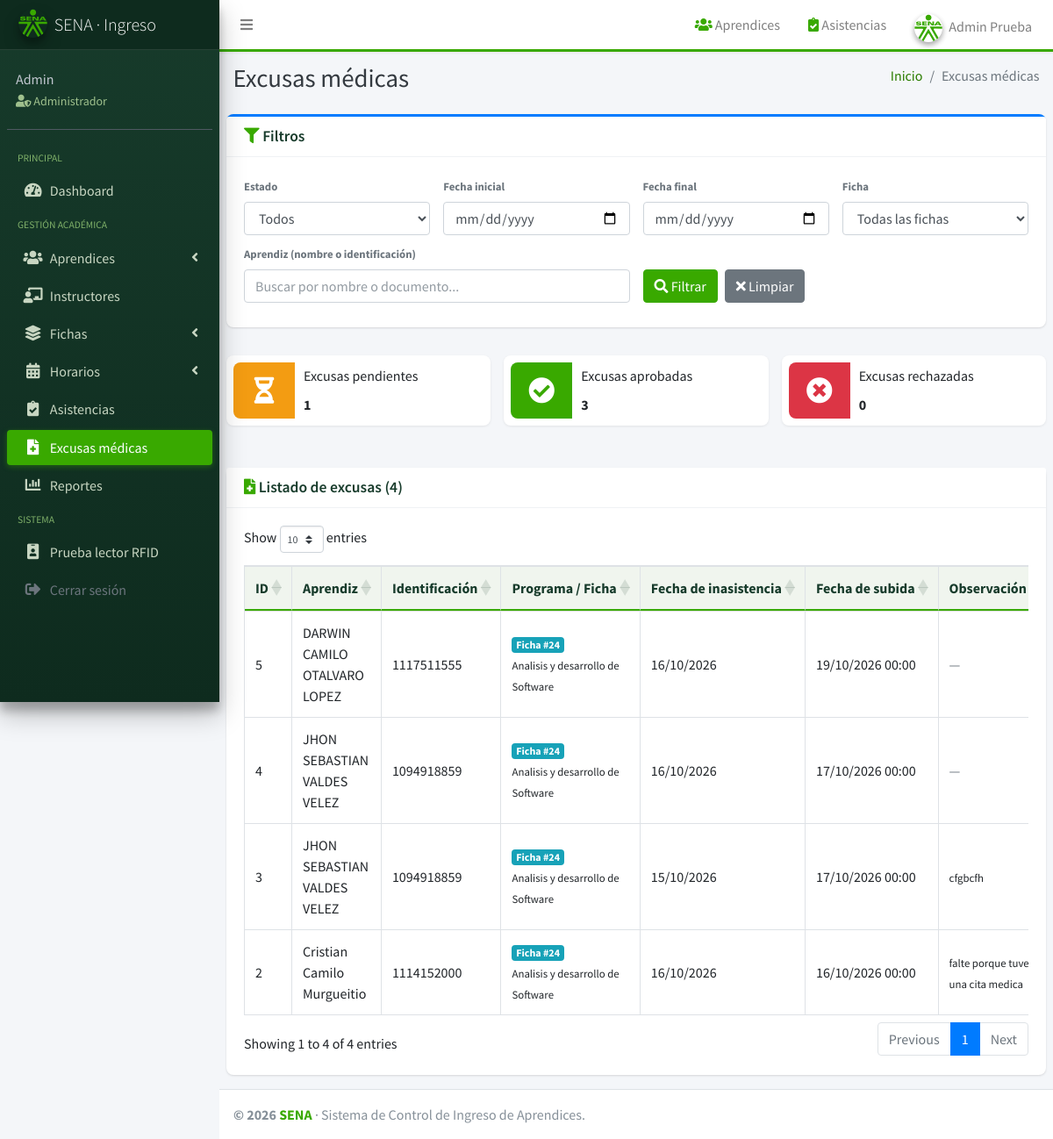
Screenshot of /views/admin/excusas/index.php (signed in) with the database file from the repository.
### tables this page shows
CREATE TABLE `excusa` (
  `id_excusa` int(11) NOT NULL AUTO_INCREMENT,
  `archivo` varchar(450) NOT NULL,
  `observacion` varchar(450) DEFAULT NULL,
  `estado` varchar(45) NOT NULL,
  `fecha_subida` date NOT NULL,
  `fecha_revision` date DEFAULT NULL,
  `fk_asistencia` int(11) NOT NULL,
  `fk_usuario_instructor` int(11) DEFAULT NULL,
  PRIMARY KEY (`id_excusa`),
  UNIQUE KEY `uq_excusa_asistencia` (`fk_asistencia`),
  KEY `fk_excusa_instructor` (`fk_usuario_instructor`),
  CONSTRAINT `fk_excusa_asistencia` FOREIGN KEY (`fk_asistencia`) REFERENCES `asistencia` (`id_asistencia`) ON UPDATE CASCADE,
  CONSTRAINT `fk_excusa_instructor` FOREIGN KEY (`fk_usuario_instructor`) REFERENCES `usuario` (`id_usuario`) ON UPDATE CASCADE
);

CREATE TABLE `usuario` (
  `id_usuario` int(11) NOT NULL AUTO_INCREMENT,
  `nombre_usuario` varchar(45) NOT NULL,
  `contrasena` varchar(400) NOT NULL,
  `nombre` varchar(45) NOT NULL,
  `apellido` varchar(45) NOT NULL,
  `tipo_documento` varchar(10) DEFAULT NULL,
  `identificacion` varchar(45) DEFAULT NULL,
  `telefono` varchar(45) DEFAULT NULL,
  `correo_electronico` varchar(100) DEFAULT NULL,
  `fk_rol` int(11) NOT NULL,
  `estado_invitacion_clave` enum('PENDIENTE','MANTENIDA','CAMBIADA') NOT NULL DEFAULT 'PENDIENTE',
  `fecha_resolucion_invitacion` datetime DEFAULT NULL,
  `fecha_ultimo_cambio_clave` datetime DEFAULT NULL,
  PRIMARY KEY (`id_usuario`),
  UNIQUE KEY `identificacion` (`identificacion`),
  KEY `fk_usuario_rol` (`fk_rol`),
  CONSTRAINT `fk_usuario_rol` FOREIGN KEY (`fk_rol`) REFERENCES `rol` (`id_rol`) ON UPDATE CASCADE
);

CREATE TABLE `ficha` (
  `id_ficha` int(11) NOT NULL AUTO_INCREMENT,
  `nombre_programa` varchar(100) NOT NULL,
  `jornada` varchar(45) NOT NULL,
  `ambiente_principal` varchar(100) DEFAULT NULL,
  `fk_usuario` int(11) NOT NULL,
  PRIMARY KEY (`id_ficha`),
  KEY `fk_ficha_usuario` (`fk_usuario`),
  CONSTRAINT `fk_ficha_usuario` FOREIGN KEY (`fk_usuario`) REFERENCES `usuario` (`id_usuario`) ON UPDATE CASCADE
);

CREATE TABLE `asistencia` (
  `id_asistencia` int(11) NOT NULL AUTO_INCREMENT,
  `fecha_asistencia` date NOT NULL,
  `entrada` datetime DEFAULT NULL,
  `salida` datetime DEFAULT NULL,
  `estado_entrada` varchar(45) DEFAULT NULL,
  `estado_salida` varchar(45) DEFAULT NULL,
  `minutos_retardo` int(11) NOT NULL DEFAULT 0,
  `minutos_salida_anticipada` int(11) NOT NULL DEFAULT 0,
  `fk_aprendiz` int(11) NOT NULL,
  `fk_sesion_jornada` int(11) DEFAULT NULL,
  PRIMARY KEY (`id_asistencia`),
  UNIQUE KEY `uq_asistencia_aprendiz_fecha` (`fk_aprendiz`,`fecha_asistencia`),
  KEY `idx_asistencia_sesion` (`fk_sesion_jornada`)
);

### views/admin/excusas/index.php (the view, shortened to what this page needs)
<?php
$conexion = (new Conexion())->conectar();
$filtroFechaIni = isset($_GET['fecha_inicio']) && $_GET['fecha_inicio'] !== '' ? $_GET['fecha_inicio'] : null;
$filtroFechaFin = isset($_GET['fecha_fin']) && $_GET['fecha_fin'] !== '' ? $_GET['fecha_fin'] : null;
$filtroAprendiz = isset($_GET['aprendiz']) && $_GET['aprendiz'] !== '' ? trim($_GET['aprendiz']) : null;
$where = [];
$params = [];
$whereSql = $where ? 'WHERE ' . implode(' AND ', $where) : '';
$sql = "
    SELECT
        e.id_excusa,
        e.archivo,
        e.observacion,
        e.estado,
        e.fecha_subida,
        e.fecha_revision,
        a.fecha_asistencia,
        CONCAT(u.nombre, CHAR(32), u.apellido) AS aprendiz,
        u.identificacion AS identificacion_aprendiz,
        f.id_ficha,
        f.nombre_programa,
        CONCAT(ui.nombre, CHAR(32), ui.apellido) AS instructor_revisor
    FROM excusa e
    INNER JOIN asistencia a ON a.id_asistencia = e.fk_asistencia
    INNER JOIN aprendiz ap ON ap.id_aprendiz = a.fk_aprendiz
    INNER JOIN usuario u ON u.id_usuario = ap.fk_usuario
    INNER JOIN ficha f ON f.id_ficha = ap.fk_ficha
    LEFT JOIN usuario ui ON ui.id_usuario = e.fk_usuario_instructor
    {$whereSql}
    ORDER BY e.fecha_subida DESC, e.id_excusa DESC
";
$consultaExcusas = $conexion->prepare($sql);
$consultaExcusas->execute($params);
$excusas = $consultaExcusas->fetchAll();
?>
<div class="row mb-3">
    <div class="col-12">
        <div class="card card-outline card-primary">
            <div class="card-header">
                <h3 class="card-title"><i class="fas fa-filter text-sena"></i> Filtros</h3>
            </div>
            <div class="card-body">
                <form method="get" class="row">
                    <div class="col-md-3 col-sm-6 mb-2">
                        <label class="small text-muted">Estado</label>
                        <select name="estado" class="form-control">
                            <option value="">Todos</option>
                        </select>
                    </div>
                    <div class="col-md-3 col-sm-6 mb-2">
                        <label class="small text-muted">Fecha inicial</label>
                        <input type="date" name="fecha_inicio" class="form-control" value="<?= htmlspecialchars($filtroFechaIni ?? '') ?>">
                    </div>
                    <div class="col-md-3 col-sm-6 mb-2">
                        <label class="small text-muted">Fecha final</label>
                        <input type="date" name="fecha_fin" class="form-control" value="<?= htmlspecialchars($filtroFechaFin ?? '') ?>">
                    </div>
                    <div class="col-md-3 col-sm-6 mb-2">
                        <label class="small text-muted">Ficha</label>
                        <select name="ficha" class="form-control">
                            <option value="">Todas las fichas</option>
                        </select>
                    </div>
                    <div class="col-md-6 col-sm-12 mb-2">
                        <label class="small text-muted">Aprendiz (nombre o identificación)</label>
                        <input type="text" name="aprendiz" class="form-control" placeholder="Buscar por nombre o documento..." value="<?= htmlspecialchars($filtroAprendiz ?? '') ?>">
                    </div>
                    <div class="col-md-6 col-sm-12 mb-2 d-flex align-items-end">
                        <button type="submit" class="btn btn-primary mr-2"><i class="fas fa-search"></i> Filtrar</button>
                        <a href="<?= RUTA_BASE ?>views/admin/excusas/index.php" class="btn btn-secondary"><i class="fas fa-times"></i> Limpiar</a>
                    </div>
                </form>
            </div>
        </div>
    </div>
</div>
<div class="row mb-3">
    <?php
    $pendientes = 0; $aprobadas = 0; $rechazadas = 0;
    foreach ($excusas as $excusa) {
        if ($excusa['estado'] === 'PENDIENTE') { $pendientes++; }
        if ($excusa['estado'] === 'APROBADA')  { $aprobadas++; }
    }
    ?>
    <div class="col-lg-4 col-md-6 col-sm-12 mb-3">
        <div class="info-box info-box-amarillo">
            <span class="info-box-icon"><i class="fas fa-hourglass-half"></i></span>
            <div class="info-box-content">
                <span class="info-box-text">Excusas pendientes</span>
                <span class="info-box-number"><?= $pendientes ?></span>
            </div>
        </div>
    </div>
    <div class="col-lg-4 col-md-6 col-sm-12 mb-3">
        <div class="info-box info-box-sena">
            <span class="info-box-icon"><i class="fas fa-check-circle"></i></span>
            <div class="info-box-content">
                <span class="info-box-text">Excusas aprobadas</span>
                <span class="info-box-number"><?= $aprobadas ?></span>
            </div>
        </div>
    </div>
    <div class="col-lg-4 col-md-6 col-sm-12 mb-3">
        <div class="info-box info-box-rojo">
            <span class="info-box-icon"><i class="fas fa-times-circle"></i></span>
            <div class="info-box-content">
                <span class="info-box-text">Excusas rechazadas</span>
                <span class="info-box-number"><?= $rechazadas ?></span>
            </div>
        </div>
    </div>
</div>
<div class="card">
    <div class="card-header">
        <h3 class="card-title"><i class="fas fa-file-medical text-sena"></i> Listado de excusas (<?= count($excusas) ?>)</h3>
    </div>
    <div class="card-body">
        <div class="table-responsive">
            <table class="table table-hover table-bordered tabla-datos" data-empty-message="No se encontraron excusas con los filtros actuales.">
                <thead>
                    <tr>
                        <th>ID</th>
                        <th>Aprendiz</th>
                        <th>Identificación</th>
                        <th>Programa / Ficha</th>
                        <th>Fecha de inasistencia</th>
                        <th>Fecha de subida</th>
                        <th>Observación</th>
                    </tr>
                </thead>
                <tbody>
                    <?php if (!empty($excusas)): ?>
                        <?php foreach ($excusas as $excusa): ?>
                            <tr>
                                <td><?= htmlspecialchars($excusa['id_excusa']) ?></td>
                                <td><?= htmlspecialchars($excusa['aprendiz']) ?></td>
                                <td><?= htmlspecialchars($excusa['identificacion_aprendiz']) ?></td>
                                <td>
                                    <span class="badge badge-info">Ficha #<?= htmlspecialchars($excusa['id_ficha']) ?></span>
                                    <br><small><?= htmlspecialchars($excusa['nombre_programa']) ?></small>
                                </td>
                                <td><?= htmlspecialchars(date('d/m/Y', strtotime($excusa['fecha_asistencia']))) ?></td>
                                <td><?= htmlspecialchars(date('d/m/Y H:i', strtotime($excusa['fecha_subida']))) ?></td>
                                <td>
                                    <?php if (!empty($excusa['observacion'])): ?>
                                        <span class="small"><?= htmlspecialchars($excusa['observacion']) ?></span>
                                    <?php else: ?>
                                        <span class="text-muted">&mdash;</span>
                                    <?php endif; ?>
                                </td>
                            </tr>
                        <?php endforeach; ?>
                    <?php endif; ?>
                </tbody>
            </table>
        </div>
    </div>
</div>
<?php
include __DIR__ . '/../../layouts/layout_admin.php';

### assets/css/custom.css (style rules this page uses)
:root { --sena-verde: #39a900; --sena-verde-oscuro: #2b7d00; --sena-verde-claro: #eaf6e3; --sena-verde-oscuro-fondo: #143a2a; --sena-gris: #6c757d; }
.text-sena { color: var(--sena-verde) !important; }
* { scrollbar-width: thin; scrollbar-color: var(--sena-verde) #f1f5f9; }
body { background-color: #f4f6f9; font-family: "Source Sans Pro", -apple-system, BlinkMacSystemFont, "Segoe UI", Roboto, Arial, sans-serif; }
.btn-primary, .btn-success { background-color: var(--sena-verde); border-color: var(--sena-verde); color: #ffffff; }
.card { border-radius: 8px; border: 0; box-shadow: 0 1px 3px rgba(0, 0, 0, 0.08), 0 1px 2px rgba(0, 0, 0, 0.06); }
.card-header { background-color: #ffffff; border-bottom: 1px solid #f0f2f5; }
.card-header .card-title { color: #173b2b; font-weight: 600; }
.info-box { border-radius: 8px; box-shadow: 0 1px 3px rgba(0, 0, 0, 0.08); }
.info-box .info-box-icon { border-radius: 8px 0 0 8px; }
.info-box-sena { background: #ffffff; }
.info-box-sena .info-box-icon { background: var(--sena-verde); color: #fff; }
.info-box-amarillo .info-box-icon { background: #f39c12; color: #fff; }
.info-box-rojo .info-box-icon { background: #dc3545; color: #fff; }
.table thead th { background-color: #f0f5ee; color: #173b2b; border-bottom: 2px solid var(--sena-verde); white-space: nowrap; }
.table td { vertical-align: middle; }

### assets/css/calendario.css (style rules this page uses)
:root { --cal-bg-main: #ffffff; --cal-bg-card: #ffffff; --cal-bg-header: #f8fafc; --cal-bg-hours: #f8fafc; --cal-border-grid: #e2e8f0; --cal-border-subtle: #f1f5f9; --cal-text-main: #1e293b; --cal-text-muted: #64748b; --cal-text-dim: #94a3b8; --cal-sena-green: #39a900; --cal-sena-green-dark: #2b7d00; --cal-sena-green-light: #eaf6e3; --cal-sena-green-mint: #f0fdf4; --cal-block-bg: #eaf6e3; --cal-block-bg-gradient: linear-gradient(135deg, #f0fdf4 0%, #eaf6e3 100%); --cal-block-border: #bbf7d0; --cal-block-highlight: #39a900; --cal-block-title: #143a2a; --cal-block-badge: #166534; --cal-block-meta: #15803d; --cal-row-height: 64px; }

### views/layouts/header.php (style rules this page uses)
html { scroll-behavior: smooth; }

### rows the page displays
excusa: id_excusa "5", aprendiz "DARWIN CAMILO OTALVARO LOPEZ", usuario.identificacion "1117511555", ficha.id_ficha "24", ficha.nombre_programa "Analisis y desarrollo de Software", fk_asistencia.fecha_asistencia "16/10/2026", fecha_subida "19/10/2026 00:00"
excusa: id_excusa "4", aprendiz "JHON SEBASTIAN VALDES VELEZ", usuario.identificacion "1094918859", ficha.id_ficha "24", ficha.nombre_programa "Analisis y desarrollo de Software", fk_asistencia.fecha_asistencia "16/10/2026", fecha_subida "17/10/2026 00:00"
excusa: id_excusa "3", aprendiz "JHON SEBASTIAN VALDES VELEZ", usuario.identificacion "1094918859", ficha.id_ficha "24", ficha.nombre_programa "Analisis y desarrollo de Software", fk_asistencia.fecha_asistencia "15/10/2026", fecha_subida "17/10/2026 00:00", observacion "cfgbcfh"
excusa: id_excusa "2", aprendiz "Cristian Camilo Murgueitio", usuario.identificacion "1114152000", ficha.id_ficha "24", ficha.nombre_programa "Analisis y desarrollo de Software", fk_asistencia.fecha_asistencia "16/10/2026", fecha_subida "16/10/2026 00:00", observacion "falte porque tuve una cita medica"

### other values shown
$enlace['texto'] "Aprendices"
$enlace['texto'] "Asistencias"
$nombreUsuarioActual "Admin Prueba"
$nombreUsuarioActual "Admin"
$nombreRolActual "Administrador"
$item['texto'] "PRINCIPAL"
$item['texto'] "Dashboard"
$item['texto'] "GESTIÓN ACADÉMICA"
$item['texto'] "Aprendices"
$item['texto'] "Instructores"
$item['texto'] "Fichas"
$item['texto'] "Horarios"
$item['texto'] "Asistencias"
$item['texto'] "Excusas médicas"
$item['texto'] "Reportes"
